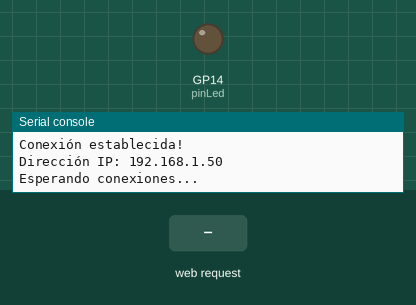
This program was run on a simulated Raspberry Pi Pico running MicroPython. Shown: output pins drawn as LEDs (lit = HIGH), the last lines printed to the serial console. Inputs (shaded band) come from the test bench. WiFi joins after 1.5 s.

Above: at 2.7 s.
2.8 s: HTTP request GET /LED=ON received
At 4.0 s:
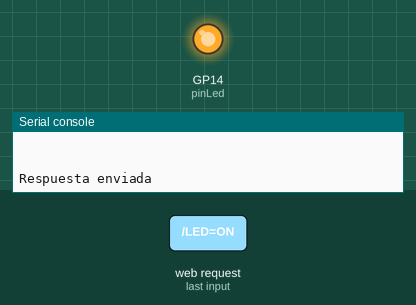
4.3 s: HTTP request GET /LED=OFF received
At 5.1 s:
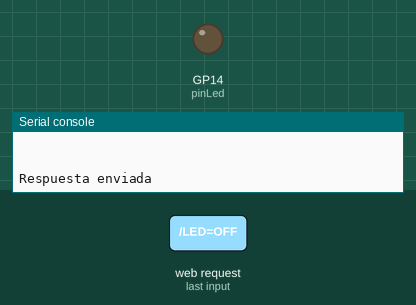
5.8 s: HTTP request GET /?LED=ON received
At 6.3 s:
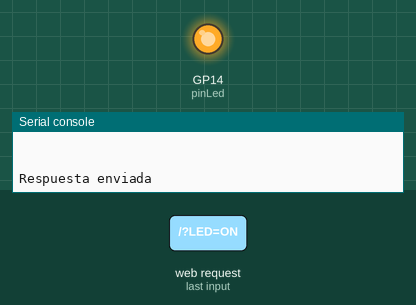
Timing chart, 0 to 8.8 s (numbered marks = the images above; inputs shaded):
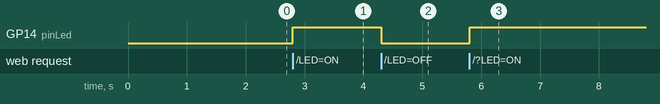

The program:

ledWifi.py
```python
import network
import machine
import socket

pinLed = machine.Pin(14, machine.Pin.OUT)

ssid = 'RouterArriba'
password = '56412BTH266'
sta = network.WLAN(network.STA_IF)
sta.active(True)
sta.connect(ssid, password)

while not sta.isconnected():
    pass

print("Conexión establecida!")
print("Dirección IP:", sta.ifconfig()[0])

server = socket.socket(socket.AF_INET, socket.SOCK_STREAM)
server.bind(('0.0.0.0', 80))
server.listen(5)

# Inicialmente, el LED está apagado
estado = 0

print("Esperando conexiones...")

while True:
    conn, addr = server.accept()
    print("Conexión establecida desde:", addr)

    while True:
        request = conn.recv(1024).decode()
        print("Solicitud recibida:", request)
        if not request:
            break

        # Si la solicitud es para encender el LED
        if "LED=ON" in request:
            estado = 1
            pinLed.value(estado)  # Encender el LED

        # Si la solicitud es para apagar el LED
        elif "LED=OFF" in request:
            estado = 0
            pinLed.value(estado)  # Apagar el LED

        response = """HTTP/1.1 200 OK
Content-Type: text/html

<!DOCTYPE html>
<html lang='es'>
<head>
    <meta charset='UTF-8'>
    <meta name='viewport' content='width=device-width, initial-scale=1.0'>
    <title>Control de LED</title>
</head>
<body style='font-family: Arial, sans-serif; background-color: #f2f2f2; text-align: center;'>
    <h1 style='color: #0099cc; font-size: 24px;'>Control de LED</h1>
    <p style='font-size: 18px; margin-top: 20px;'>Estado actual: <span style='color: #33cc33; font-weight: bold;'>""" + ('ENCENDIDO' if estado == 1 else 'APAGADO') + """</span></p>
    <p>
        <a href='/LED=ON' style='text-decoration: none; color: #0066cc; margin: 0 10px; padding: 5px 10px; border: 1px solid #0066cc; border-radius: 5px;'>Encender</a>
        <a href='/LED=OFF' style='text-decoration: none; color: #0066cc; margin: 0 10px; padding: 5px 10px; border: 1px solid #0066cc; border-radius: 5px;'>Apagar</a>
    </p>
</body>
</html>

"""
        conn.send(response)
        print("Respuesta enviada")
        break
    conn.close()
```

Measured:
- after the input at 2.8 s, GP14 (pinLed): LOW → HIGH at once
- after the input at 4.3 s, GP14 (pinLed): HIGH → LOW at once
- after the input at 5.8 s, GP14 (pinLed): LOW → HIGH at once
